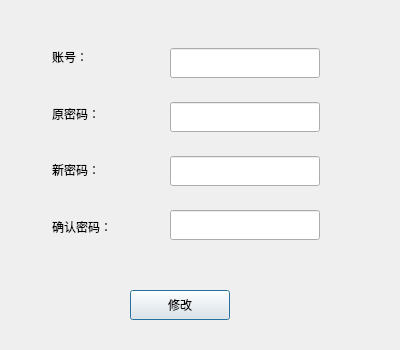
<?xml version="1.0" encoding="UTF-8"?>
<ui version="4.0">
 <class>Changepwd</class>
 <widget class="QDialog" name="Changepwd">
  <property name="geometry">
   <rect>
    <x>0</x>
    <y>0</y>
    <width>400</width>
    <height>350</height>
   </rect>
  </property>
  <property name="windowTitle">
   <string>Dialog</string>
  </property>
  <widget class="QPushButton" name="Change">
   <property name="geometry">
    <rect>
     <x>130</x>
     <y>290</y>
     <width>100</width>
     <height>30</height>
    </rect>
   </property>
   <property name="minimumSize">
    <size>
     <width>100</width>
     <height>30</height>
    </size>
   </property>
   <property name="maximumSize">
    <size>
     <width>100</width>
     <height>30</height>
    </size>
   </property>
   <property name="styleSheet">
    <string notr="true">font: 12pt &quot;宋体&quot;;</string>
   </property>
   <property name="text">
    <string>修改</string>
   </property>
  </widget>
  <widget class="QWidget" name="">
   <property name="geometry">
    <rect>
     <x>170</x>
     <y>30</y>
     <width>152</width>
     <height>231</height>
    </rect>
   </property>
   <layout class="QVBoxLayout" name="verticalLayout">
    <item>
     <widget class="QLineEdit" name="Cname">
      <property name="minimumSize">
       <size>
        <width>150</width>
        <height>30</height>
       </size>
      </property>
      <property name="maximumSize">
       <size>
        <width>150</width>
        <height>30</height>
       </size>
      </property>
     </widget>
    </item>
    <item>
     <widget class="QLineEdit" name="Cpwd">
      <property name="minimumSize">
       <size>
        <width>150</width>
        <height>30</height>
       </size>
      </property>
      <property name="maximumSize">
       <size>
        <width>150</width>
        <height>30</height>
       </size>
      </property>
     </widget>
    </item>
    <item>
     <widget class="QLineEdit" name="Cnewpwd">
      <property name="minimumSize">
       <size>
        <width>150</width>
        <height>30</height>
       </size>
      </property>
      <property name="maximumSize">
       <size>
        <width>150</width>
        <height>30</height>
       </size>
      </property>
     </widget>
    </item>
    <item>
     <widget class="QLineEdit" name="Cnewpwd_2">
      <property name="minimumSize">
       <size>
        <width>150</width>
        <height>30</height>
       </size>
      </property>
      <property name="maximumSize">
       <size>
        <width>150</width>
        <height>30</height>
       </size>
      </property>
     </widget>
    </item>
   </layout>
  </widget>
  <widget class="QWidget" name="">
   <property name="geometry">
    <rect>
     <x>52</x>
     <y>31</y>
     <width>101</width>
     <height>221</height>
    </rect>
   </property>
   <layout class="QVBoxLayout" name="verticalLayout_2">
    <item>
     <widget class="QLabel" name="label">
      <property name="styleSheet">
       <string notr="true">font: 12pt &quot;微软雅黑&quot;;</string>
      </property>
      <property name="text">
       <string>账号：</string>
      </property>
     </widget>
    </item>
    <item>
     <widget class="QLabel" name="label_2">
      <property name="styleSheet">
       <string notr="true">font: 12pt &quot;微软雅黑&quot;;</string>
      </property>
      <property name="text">
       <string>原密码：</string>
      </property>
     </widget>
    </item>
    <item>
     <widget class="QLabel" name="label_3">
      <property name="styleSheet">
       <string notr="true">font: 12pt &quot;微软雅黑&quot;;</string>
      </property>
      <property name="text">
       <string>新密码：</string>
      </property>
     </widget>
    </item>
    <item>
     <widget class="QLabel" name="label_4">
      <property name="styleSheet">
       <string notr="true">font: 12pt &quot;微软雅黑&quot;;</string>
      </property>
      <property name="text">
       <string>确认密码：</string>
      </property>
     </widget>
    </item>
   </layout>
  </widget>
 </widget>
 <resources/>
 <connections/>
</ui>
